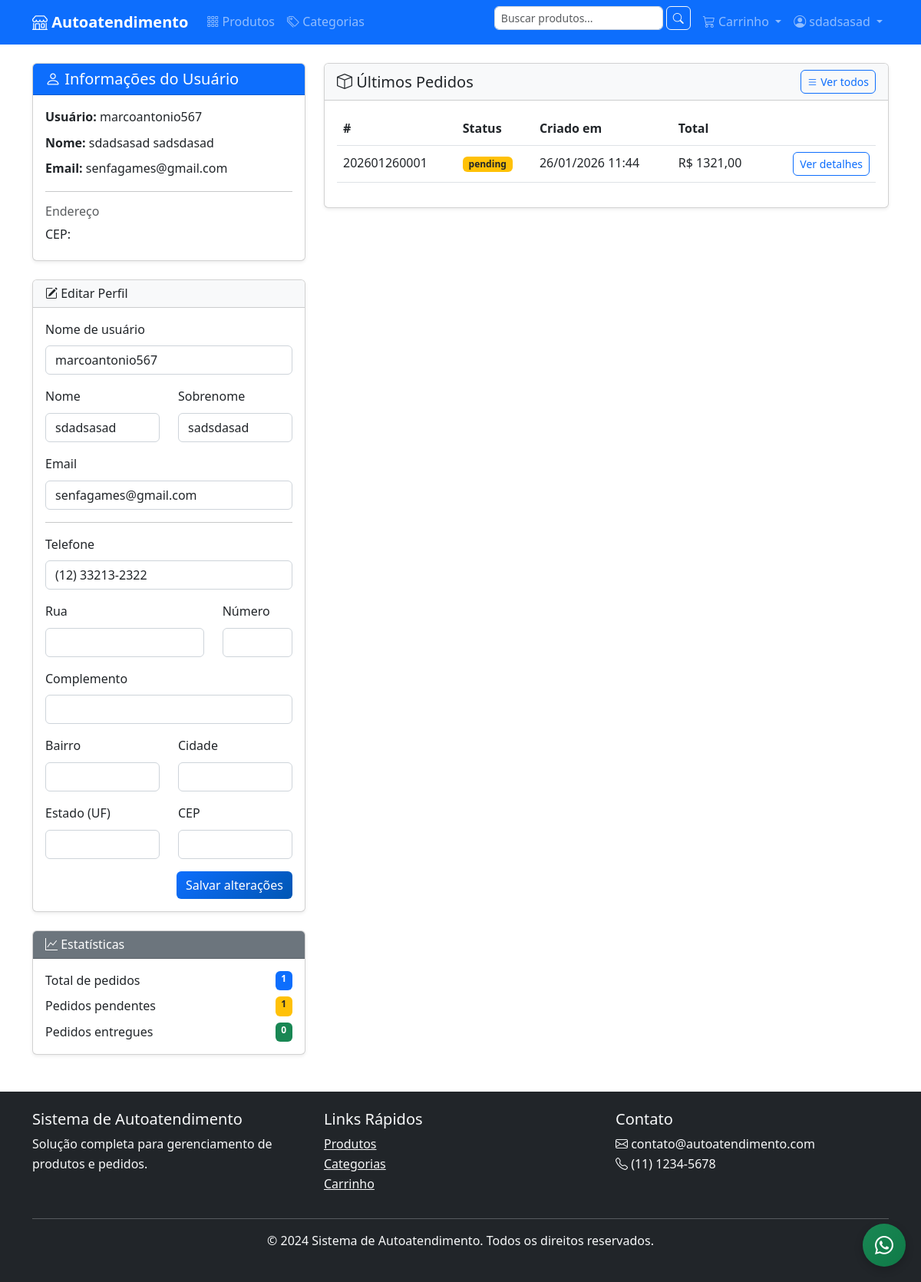
The page /accounts/profile/ (signed in) on the database as committed earlier.
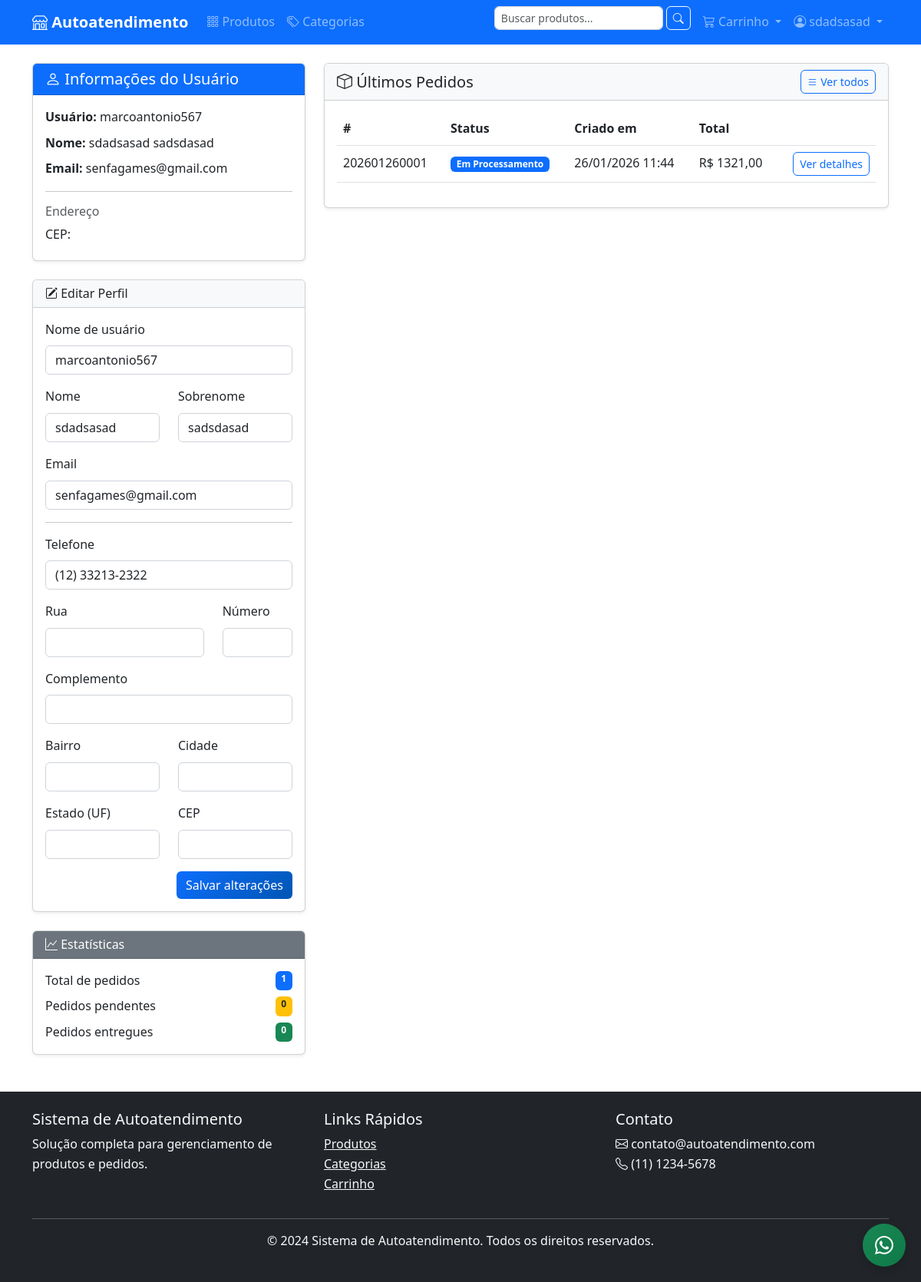
The same page on the database as committed later.
### orders/models.py (models this page shows, shortened)
class Order(models.Model):
    STATUS_CHOICES = [
        ('processing', 'Em Processamento'),
        ('out_for_delivery', 'Em Rota de Entrega'),
        ('completed', 'Concluído'),
        ('cancelled', 'Cancelado'),
    ]
    id = models.UUIDField(primary_key=True, default=uuid.uuid4, editable=False)
    order_number = models.CharField('Número do Pedido', max_length=20, unique=True, db_index=True)
    user = models.ForeignKey(
        User,
        on_delete=models.SET_NULL,
        null=True,
        blank=True,
        verbose_name='Usuário'
    )
    session_key = models.CharField('Chave da Sessão', max_length=40, blank=True, db_index=True)
    customer_name = models.CharField('Nome do Cliente', max_length=100)
    customer_email = models.EmailField('Email do Cliente')
    customer_phone = models.CharField('Telefone do Cliente', max_length=20)
    status = models.CharField('Status', max_length=20, choices=STATUS_CHOICES, default='processing')
    subtotal = models.DecimalField('Subtotal', max_digits=10, decimal_places=2, default=0)
    shipping_cost = models.DecimalField('Frete', max_digits=10, decimal_places=2, default=0)
    total_amount = models.DecimalField('Total', max_digits=10, decimal_places=2, default=0)
    notes = models.TextField('Observações', blank=True)
    created_at = models.DateTimeField('Criado em', auto_now_add=True)
    updated_at = models.DateTimeField('Atualizado em', auto_now=True)
    class Meta:
        verbose_name = 'Pedido'
        verbose_name_plural = 'Pedidos'
        ordering = ['-created_at']
        indexes = [
            models.Index(fields=['order_number']),
            models.Index(fields=['status']),
            models.Index(fields=['created_at']),
            models.Index(fields=['customer_email']),
        ]
    def get_absolute_url(self):
        return reverse('orders:order_detail', kwargs={'order_number': self.order_number})
    @property
    def status_display(self):
        return dict(self.STATUS_CHOICES).get(self.status, self.status)

### accounts/views.py (the view, shortened to what this page needs)
# urls.py: path('profile/', views.ProfileView.as_view(), name='profile'),
class ProfileView(LoginRequiredMixin, TemplateView):
    template_name = 'accounts/profile.html'
    def get_context_data(self, **kwargs):
        context = super().get_context_data(**kwargs)
        user = self.request.user
        context['user'] = user
        context['user_form'] = UserUpdateForm(instance=user)
        profile = getattr(user, 'profile', None)
        context['profile_form'] = UserProfileForm(instance=profile)
        context['orders'] = Order.objects.filter(
            user=user
        ).select_related('shipping_address').prefetch_related('items__product').order_by('-created_at')[:10]
        context['total_orders'] = Order.objects.filter(user=user).count()
        context['pending_orders'] = Order.objects.filter(user=user, status='pending').count()
        context['completed_orders'] = Order.objects.filter(user=user, status='delivered').count()
        return context

### accounts/forms.py (shortened to what this page needs)
class UserUpdateForm(forms.ModelForm):
    class Meta:
        model = User
        fields = ['username', 'first_name', 'last_name', 'email']

class UserProfileForm(forms.ModelForm):
    class Meta:
        model = UserProfile
        fields = [
            'phone',
            'zip_code',
            'address_street',
            'address_number',
            'address_complement',
            'neighborhood',
            'city',
            'state',
        ]

### cart/context_processors.py (called while the page is built)
def cart(request):
    session_key = request.session.session_key
    if not session_key:
        return {'cart': None, 'cart_total': 0, 'cart_amount': 0}
    try:
        cart = Cart.objects.get(session_key=session_key)
        return {
            'cart': cart,
            'cart_total': cart.total_items,
            'cart_amount': cart.total_amount
        }
    except Cart.DoesNotExist:
        return {'cart': None, 'cart_total': 0, 'cart_amount': 0}

### templates/accounts/profile.html (shortened to what the changed rows need)
{% extends "base.html" %}
{% load static %}
{% block content %}
<div class="row">
  <div class="col-md-4">
    <div class="card shadow-sm">
      <div class="card-body">
        <div class="d-flex justify-content-between mb-2">
          <span>Pedidos pendentes</span>
          <span class="badge bg-warning text-dark">{{ pending_orders }}</span>
        </div>
      </div>
    </div>
  </div>
  <div class="col-md-8">
    <div class="card shadow-sm">
      <div class="card-body">
        {% if orders %}
          <div class="table-responsive">
            <table class="table table-hover align-middle">
              <thead>
                <tr>
                  <th>#</th>
                  <th>Status</th>
                  <th>Criado em</th>
                  <th>Total</th>
                  <th></th>
                </tr>
              </thead>
              <tbody>
                {% for order in orders %}
                <tr>
                  <td>{{ order.order_number }}</td>
                  <td>
                    <span class="badge
                      {% if order.status == 'pending' %}bg-warning text-dark{% elif order.status == 'confirmed' %}bg-info text-dark{% elif order.status == 'processing' %}bg-primary{% elif order.status == 'shipped' %}bg-secondary{% elif order.status == 'delivered' %}bg-success{% elif order.status == 'cancelled' %}bg-danger{% endif %}">
                      {{ order.status_display }}
                    </span>
                  </td>
                  <td>{{ order.created_at|date:"d/m/Y H:i" }}</td>
                  <td>R$ {{ order.total_amount|floatformat:2 }}</td>
                  <td class="text-end">
                    <a href="{{ order.get_absolute_url }}" class="btn btn-sm btn-outline-primary">
                      Ver detalhes
                    </a>
                  </td>
                </tr>
                {% endfor %}
              </tbody>
            </table>
          </div>
        {% else %}
          <p class="text-muted mb-0">Você ainda não possui pedidos.</p>
        {% endif %}
      </div>
    </div>
  </div>
</div>
{% endblock %}

Rows that differ between the two databases and show on the page:
changed Order: status "pending" → "processing" (drawn); status_display "pending" → "Em Processamento"
Other text that changed with them:
{{ pending_orders }}: "1" → "0"
